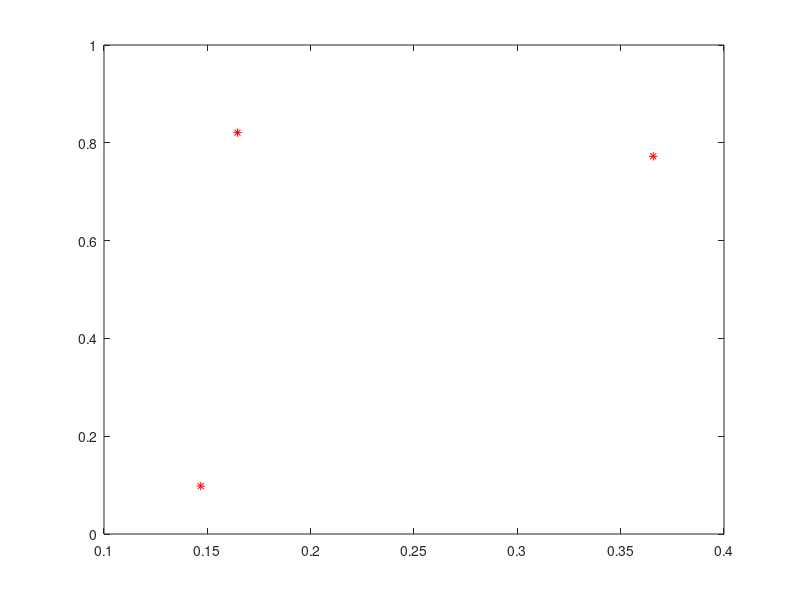

Write the MATLAB code that produced this figure. (Note: this script raises an error after producing the figure.)
% Try Gaussian mixture models (GMMs)
%   Bill Hoff  May 2011
% This is a good reference:
%   http://www.autonlab.org/tutorials/gmm14.pdf

clear all
close all

% This is used to reset the random number generator to the same sequence
% s = RandStream('swb2712','Seed',0);
% RandStream.setDefaultStream(s);


%%%%%%%%%%%%%%%%%%%%%%%%%%%%%%%%%%%%%%%%%%%%%%%%%%%%%%%%%%
% Create data
%%%%%%%%%%%%%%%%%%%%%%%%%%%%%%%%%%%%%%%%%%%%%%%%%%%%%%%%%%

% Create Gaussians (2D)
K = 3;              % Number of gaussians
fprintf('True Gaussians (%d):\n', K);
uK = rand(2,K);     % Means
disp('Means:'); disp(uK);
CK = zeros(2,2,K);  % Covariance matrices
for k=1:K
    sx = 0.15*rand + 0.01;
    sy = 0.15*rand + 0.01;
    CK(:,:,k) = [sx^2 0; 0 sy^2];
end
disp('Covariances:'); disp(CK);

% Weight of each Gaussian (this is the probability that it generates a
% point)
% Pw = rand(K,1);
Pw = ones(K,1)/K;
Pw = Pw/sum(Pw);    % Probability mass function
Cw = cumsum(Pw);    % Cumulative probability function

% Create some data (vectors in 2D)
N = 30;             % Number of data points
for n=1:N
    % Pick a Gaussian according to probability Pw
    u = rand;       % get number between 0 and 1
    v = u>Cw;       % get 1's where u is greater than Cw
    i = find(v, 1, 'last'); % get highest index
    
    % Corresponding value of k
    if isempty(i)
        k = 1;
    else
        k = i+1;
    end
    
    % Now generate a vector
    mu = uK(:,k)';
    Sigma = CK(:,:,k); R = chol(Sigma);
    z = mu + randn(1,2)*R;
    
    X(:,n) = z';
end

% Plot ground truth
plot(uK(1,:), uK(2,:), '*r');
hold on
for k=1:K
    pts = gaussian2D(uK(:,k), CK(:,:,k), 2);
    plot(pts(1,:), pts(2,:), 'r');
    text(uK(1,k), uK(2,k), sprintf('%d', k), 'Color', 'r');
end
plot(X(1,:), X(2,:), '.');
for n=1:N
    text(X(1,n), X(2,n), sprintf('%d', n));
end
axis equal
xlim([0 1]); ylim([0 1]);
hold off
pause

figure

%%%%%%%%%%%%%%%%%%%%%%%%%%%%%%%%%%%%%%%%%%%%%%%%%%%%%%%%%%
% Estimate classes
%%%%%%%%%%%%%%%%%%%%%%%%%%%%%%%%%%%%%%%%%%%%%%%%%%%%%%%%%%

while true
    
%     uKt = rand(2,K);    % Pick random starting guesses for means
%     uKt = uK + 0.4*(rand(2,K)-0.5);           % Use true means
    [~,C] = kmeans(X', K);      % Use kmeans
    uKt = C';
    
    CKt = zeros(2,2,K); % Covariances at time t
    for k=1:K
        CKt(:,:,k) = 0.01*eye(2);
    end

    Pwt = ones(3,1)/K;          % Weights at time t
    Pwx = zeros(K,N);           % This is P(w|x)
    
    
    % Compute the initial probability (likelihood) of the observed data,
    % given the estimated parameters.  Actually we will compute the log of
    % this because the products become sums, and the sums don't get so
    % small.
    Llast = 0;
    for n=1:N
        p = 0;
        for k=1:K
            u = uKt(:,k);           % Mean of class k
            C = CKt(:,:,k);         % Covariance for class k
            x = X(:,n);
            p = p + Pwt(k)*exp(-0.5*(x-u)'*inv(C)*(x-u))/sqrt(2*pi*det(C));
        end
        Llast = Llast + log(p);
    end
    Llast = Llast / N;
    fprintf('Initial log likelihood = %g\n', Llast);
    
    
    for iter=1:30
        fprintf('\nIteration %d, parameters:\n', iter);
        disp('Means:'); disp(uKt);
        disp('Covariances:'); disp(CKt);
        disp('Weights:'); disp(Pwt);
        disp('Pwx:'); disp(Pwx);
    
        % Plot current estimate
        plot(uKt(1,:), uKt(2,:), '*r');
        hold on
        for k=1:K
            pts = gaussian2D(uKt(:,k), CKt(:,:,k), 2);
            plot(pts(1,:), pts(2,:), 'r');
            text(uKt(1,k), uKt(2,k), sprintf('%d', k), 'Color', 'r');
        end
        plot(X(1,:), X(2,:), '.');
        for n=1:N
            % Print as a label, the class that this point belongs to
            [~,k] = max(Pwx(:,n));
            text(X(1,n), X(2,n), sprintf('%d', k));
        end
        axis equal
        xlim([0 1]); ylim([0 1]);
        hold off
        
        % E-step: compute "expected" classes of all datapoints
        Pwx = zeros(K,N);   % This is P(w|x)
        for n=1:N
            x = X(:,n);
            for k=1:K
                u = uKt(:,k);       % Mean of class k
                C = CKt(:,:,k);     % Covariance for class k
                if cond(C) < 1000
                    Pwx(k,n) = Pwt(k)*exp(-0.5*(x-u)'*inv(C)*(x-u))/sqrt(2*pi*det(C));
                else
                    fprintf('warning: class %d has tiny covariance:\n', k);
                    disp(C);
                end
            end
            % Normalize sum of Pwx over all w to be equal to 1
            Pwx(:,n) = Pwx(:,n)/sum(Pwx(:,n));
        end
        
        % M-step: compute maximum likelihood of params given the data's class
        % memberships
        uKt = zeros(2,K);
        CKt = zeros(2,2,K);
        Pwt = zeros(3,1);
        for k=1:K
            % Initialize covariance to a tiny amount
            CKt(:,:,k) = (1e-6)*eye(2);
            
            % Check if any points are assigned to class k (if not, leave all
            % estimates of mean, covariance, etc as zeros).
            if sum(Pwx(k,:)) < 1e-8
                continue;
            end
            
            % Mean of the kth class
            for n=1:N
                uKt(:,k) = uKt(:,k) + Pwx(k,n)*X(:,n);
            end
            uKt(:,k) = uKt(:,k)/sum(Pwx(k,:));
            
            % Covariance of the kth class
            for n=1:N
                CKt(:,:,k) = CKt(:,:,k) + ...
                    Pwx(k,n)*(X(:,n)-uKt(:,k))*(X(:,n)-uKt(:,k))';
            end
            CKt(:,:,k) = CKt(:,:,k)/sum(Pwx(k,:));

            
            % Weight of the kth class
            for n=1:N
                Pwt(k) = Pwt(k) + Pwx(k,n);
            end
            Pwt(k) = Pwt(k)/N;
        end
        
        % Convergence check.  Compute the probability of the observed data,
        % given the estimated parameters.  Actually we will compute the log of
        % this because the products become sums, and the sums don't get so
        % small.
        Lnext = 0;
        for n=1:N
            p = 0;
            x = X(:,n);
            for k=1:K
                u = uKt(:,k);           % Mean of class k
                C = CKt(:,:,k);         % Covariance for class k
                if cond(C) < 100
                    p = p + Pwt(k)*exp(-0.5*(x-u)'*inv(C)*(x-u))/sqrt(2*pi*det(C));
                end
            end
            Lnext = Lnext + log(p);
        end
        Lnext = Lnext / N;
        fprintf('Iteration %d, log likelihood = %g\n', iter, Lnext);
        
        % Stop if L is no longer changing
        if abs(Lnext-Llast) < 1e-6
            break;
        else
            Llast = Lnext;
        end
        
        pause(1);
    end
    
    szAns = input('Try this one again with different initialization (y/n)? ', 's');
    if ~strcmp(szAns, 'y')
        break;
    end
    
end

